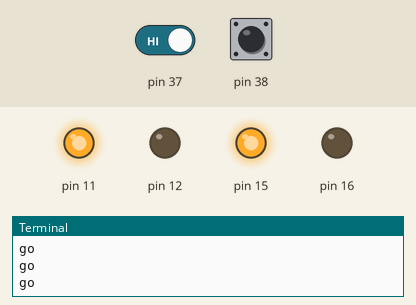
Bench run of a program on a simulated Raspberry Pi (header pin numbers). On the bench: output pins drawn as LEDs (lit = HIGH), the last lines printed to the terminal. Dashed ring = blinking. The test bench sets the inputs (shaded band); at power-on: pin 37 HIGH, pin 38 HIGH.

Above: at 1.2 s.
1.3 s: pin 37 driven LOW
At 2.1 s:
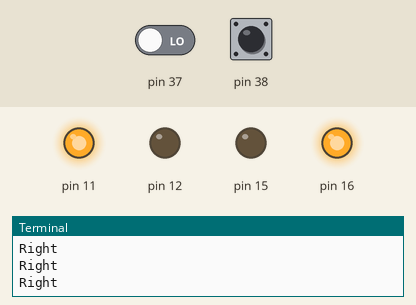
2.9 s: pin 38 driven LOW
At 4.0 s:
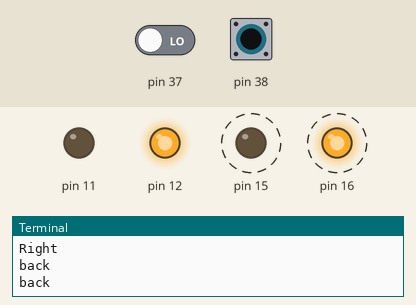
5.9 s: pin 38 driven HIGH
At 6.9 s:
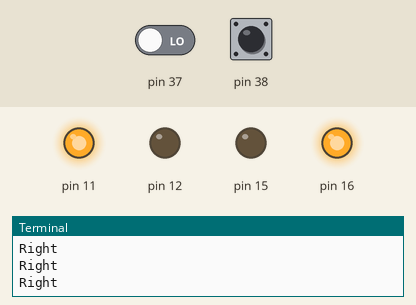
7.5 s: pin 37 driven HIGH
At 8.2 s:
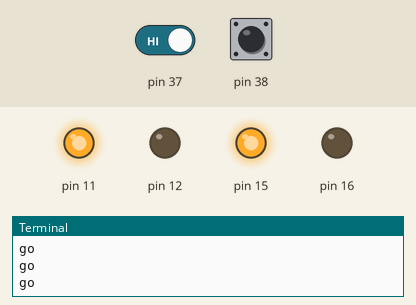
9.1 s: pin 38 pulsed LOW 2 times (0.12 s each, 0.3 s apart)
At 9.3 s:
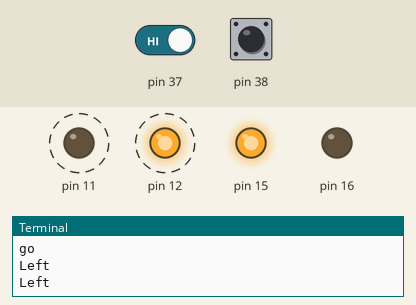
Timing chart, 0 to 12.1 s (numbered marks = the images above; inputs shaded):
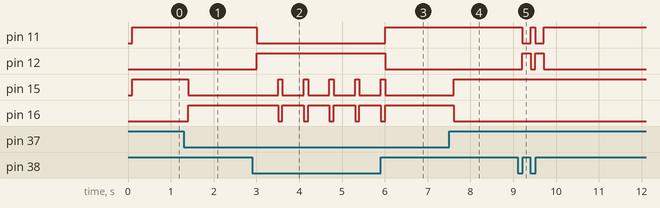

Measured:
- after the input at 1.3 s, pin 15: HIGH → LOW after 0.10 s; pin 16: LOW → HIGH after 0.10 s
- after the input at 2.9 s, pin 11: HIGH → LOW after 0.10 s; pin 12: LOW → HIGH after 0.10 s; pin 15: alternates HIGH for 0.10 s and LOW for 0.50 s, starting after 0.60 s; pin 16: alternates HIGH for 0.50 s and LOW for 0.10 s, starting after 0.60 s
- after the input at 5.9 s, pin 11: LOW → HIGH after 0.11 s; pin 12: HIGH → LOW after 0.11 s; pin 15: goes on until 6.0 s, then stays LOW; pin 16: goes on until 6.0 s, then stays HIGH
- after the input at 7.5 s, pin 15: LOW → HIGH after 0.11 s; pin 16: HIGH → LOW after 0.11 s
- after the input at 9.1 s, pin 11: alternates HIGH for 0.10 s and LOW for 0.20 s, 4 changes in all, then stays HIGH, starting after 0.11 s; pin 12: alternates HIGH for 0.20 s and LOW for 0.10 s, 4 changes in all, then stays LOW, starting after 0.11 s

The program:

infrad_avoid.py
```python
#!/usr/bin/python
# coding=utf-8
#本段代码实现树莓派智能小车的红外避障效果
#代码使用的树莓派GPIO是用的BOARD编码方式。
import RPi.GPIO as GPIO
import time
import sys
def t_stop():
	GPIO.output(11, False)
	GPIO.output(12, False)
	GPIO.output(15, False)
	GPIO.output(16, False)

def t_up():
	GPIO.output(11, True)
	GPIO.output(12, False)
	GPIO.output(15, True)
	GPIO.output(16, False)

def t_down():
	GPIO.output(11, False)
	GPIO.output(12, True)
	GPIO.output(15, False)
	GPIO.output(16, True)

def t_left():
	GPIO.output(11, False)
	GPIO.output(12, True)
	GPIO.output(15, True)
	GPIO.output(16, False)

def t_right():
	GPIO.output(11, True)
	GPIO.output(12, False)
	GPIO.output(15, False)
	GPIO.output(16, True)

def bee():
	GPIO.output(12, True)
	time.sleep(0.5)
	GPIO.output(12, False)
	GPIO.output(15, True)
	time.sleep(5)
	GPIO.output(12, True)
	GPIO.output(15, False)


GPIO.setwarnings(False)
GPIO.setmode(GPIO.BOARD)
GPIO.setup(11,GPIO.OUT)
GPIO.setup(12,GPIO.OUT)
GPIO.setup(15,GPIO.OUT)
GPIO.setup(16,GPIO.OUT)
GPIO.setup(37,GPIO.IN)
GPIO.setup(38,GPIO.IN)
def det():
	while True:
		if GPIO.input(37)==False and GPIO.input(38)==False:
		#当左右两侧检测的信号均为低时（遇到障碍物），小车倒退0.5S后左转直至信号产生变化
			print "back"
			time.sleep(0.1)
			t_down()
			time.sleep(0.5)
			t_left()
		elif  GPIO.input(37)==True and GPIO.input(38)==False:
		#当右侧检测的信号均为低时（右侧遇到障碍物），小车左转直至信号产生变化
			print "Left"
			time.sleep(0.1)
			t_left()
		elif  GPIO.input(37)==False and GPIO.input(38)==True:
		#当左侧检测的信号均为低时（左侧遇到障碍物），小车左转直至信号产生变化
			print "Right"
			time.sleep(0.1)
			t_right()
		elif GPIO.input(37)==True and GPIO.input(38)==True:
		#当左右两侧检测的信号均为高时（前方无障碍物），小车前进直至信号产生变化
			print "go"
			time.sleep(0.1)
			t_up()


det()
```
